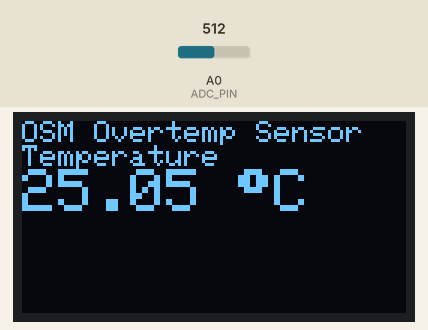
Bench run of a sketch on a simulated Arduino Uno, built with avr-gcc and run on an emulated ATmega328P. On the bench: 128×64 one-colour display. Inputs (shaded band) come from the test bench; at power-on: A0 (ADC_PIN) = 512. What the sketch prints to the serial monitor is not drawn.

Above: at 3.6 s.
3.7 s: A0 (ADC_PIN) set to 0
At 5.3 s:
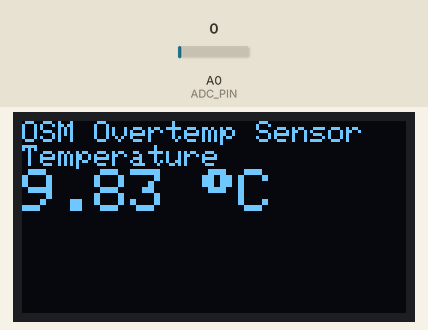
5.6 s: A0 (ADC_PIN) set to 122
At 7.7 s:
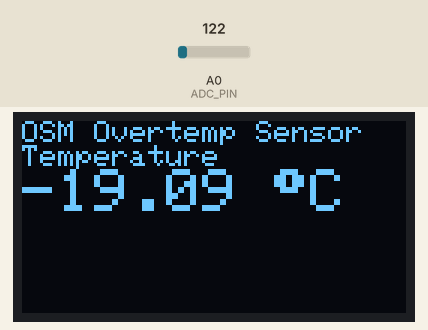
8.6 s: A0 (ADC_PIN) set to 306
At 11.2 s:
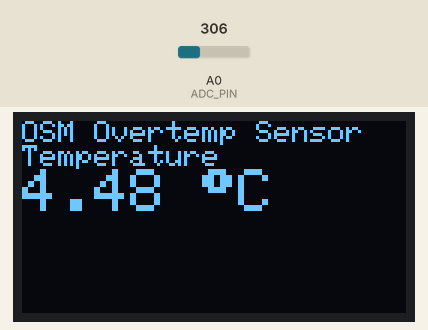
Timing chart, 0 to 12.7 s (numbered marks = the images above; inputs shaded):
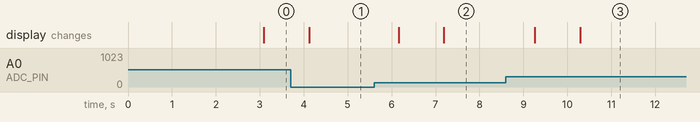

The sketch:

thermistortemp_disp.ino
```cpp
//thermistortemp_disp
//This is an elaboration of thermistortemp, with the addition of a 128x64 I2C display
//I worked out taking 10 voltage samples from
//a thermistor voltage divider and averaging and converting to a temperature
//using the equation for resistance of a 3435B thermistor. This is for an
//ESP8266 NodeMCU board. The display is an OLED I2C 128x64 that uses the SS1306 controller.
//I am using Adafruit libraries for displaying data.

#include <Wire.h>
#include <Adafruit_GFX.h>
#include <Adafruit_SSD1306.h>

#define SCREEN_WIDTH 128 // OLED display width, in pixels
#define SCREEN_HEIGHT 64 // OLED display height, in pixels


#define OLED_RESET     -1

#define SCREEN_ADDRESS 0x3c ///< See datasheet for Address; 0x3D for 128x64, 0x3C for 128x32
Adafruit_SSD1306 display(SCREEN_WIDTH, SCREEN_HEIGHT, &Wire, OLED_RESET);

const int ADC_PIN = A0; //Pin on NodeMCU board for analog to digital input

// Thermistor parameters
const float BETA = 3435.0;
const float R0   = 10000.0;   // 10k @ 25C
const float T0   = 298.15;    // 25C in kelvin
const float VCC  = 3.3;

// ADC parameters
const float ADC_MAX = 1023.0;

// Averaging parameters
const int   NUM_SAMPLES = 10;
const int   SAMPLE_DELAY_MS = 100;  // 10 samples over 2 seconds

void setup() {
  Serial.begin(115200);
  if(!display.begin(SSD1306_SWITCHCAPVCC, SCREEN_ADDRESS)) {
    Serial.println(F("SSD1306 allocation failed"));
    for(;;); // Don't proceed, loop forever
  }


  // Clear the buffer
  display.clearDisplay();

  // Draw a single pixel in white
  display.drawPixel(10, 10, SSD1306_WHITE);

  // Show the display buffer on the screen. You MUST call display() after
  // drawing commands to make them visible on screen!
  display.display();
  delay(2000);


}

void loop() {
  long adc_sum = 0;

  // Take 10 samples over ~2 seconds
  for (int i = 0; i < NUM_SAMPLES; i++) {
    adc_sum += analogRead(ADC_PIN);
    delay(SAMPLE_DELAY_MS);
  }

  float adc_avg = adc_sum / (float)NUM_SAMPLES;

  // Convert averaged ADC to voltage
  float Vout = VCC * (adc_avg / ADC_MAX);

  // Basic sanity check
  if (Vout <= 0.001 || Vout >= VCC) {
    Serial.println("ADC out of range");
    return;
  }

  // Thermistor resistance (high-side thermistor)
  float Rtherm = R0 * (VCC / Vout - 1.0);

  // Temperature calculation (B-parameter)
  float invT  = (1.0 / T0) + (1.0 / BETA) * log(Rtherm / R0);
  float tempC = (1.0 / invT) - 273.15;

  //Serial.print("ADC avg: ");
  //Serial.print(adc_avg, 1);
  Serial.print("  Temp: ");
  Serial.print(tempC, 2);
  Serial.println(" C");
  display.clearDisplay();
  display.setTextSize(1); // Normal 1:1 pixel scale
  display.setTextColor(SSD1306_WHITE); // Draw white text
  display.setCursor(0,0); // Start at top-left corner
  display.println(F("OSM Overtemp Sensor"));
  display.println("Temperature");
  display.setTextSize(2); // Draw 2X-scale text
  display.setTextColor(SSD1306_WHITE);
  display.print(tempC,2);
  display.print(" ");
  display.print((char)247);
  display.println("C");
  display.display();
}
```

Measured:
- after the input at 3.7 s, the display: changes after 0.42 s (image 1)
- after the input at 5.6 s, the display: first changes after 0.56 s (image 2 shows a later state)
- after the input at 8.6 s, the display: first changes after 0.66 s (image 3 shows a later state)
